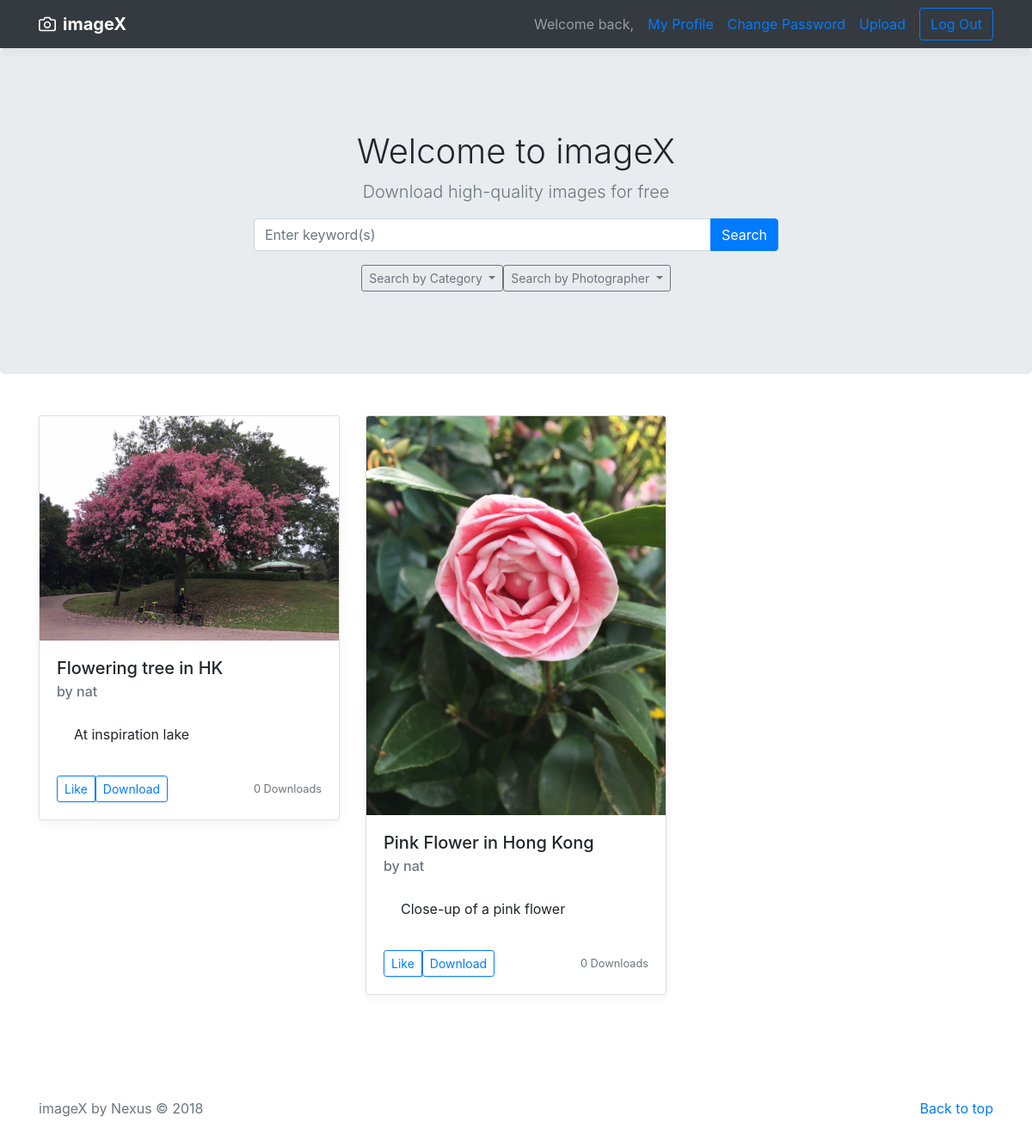
Screenshot of / (signed in) with the database file from the repository.
### search/models.py (models this page shows, shortened)
class Image(models.Model):
    img = models.ImageField(upload_to='')
    title = models.CharField(max_length=90)
    category = models.ForeignKey(Category, to_field='cat_name', on_delete=models.CASCADE)
    description = models.CharField(max_length=280)
    tag = models.ManyToManyField(Tag)
    photographer = models.ForeignKey(Member, on_delete=models.CASCADE)
    upload_date = models.DateField(default=datetime.date.today)
    num_of_downloads = models.IntegerField(default=0)

### accounts/models.py (models this page shows)
class Member(models.Model):
    username = models.OneToOneField(User, to_field='username', on_delete=models.CASCADE)
    daily_quota = models.IntegerField(default=4)
    def __str__(self):
        return str(self.username)

### search/views.py (the view)
# urls.py: path('', views.index, name='index'),
def index(request):
    all_images = Image.objects.all().order_by('-upload_date', '-id')
    all_cat = Category.CATEGORY
    all_photog = Member.objects.all()
    return render(request, 'index.html', {'images': all_images, 'all_cat': all_cat, 'all_photog': all_photog})

### templates/index.html (shortened to what this page needs)
{% extends "base.html" %}
{% block content %}
    <section class="jumbotron text-center mb-0">
        <div class="container">
            <h1 class="jumbotron-heading">Welcome to imageX</h1>
            <p class="lead text-muted">Download high-quality images for free</p>
            <p>
            <form method="get" action="/search/results/">
                <div class="input-group mb-3">
                    <input type="text" class="form-control" name="q"
                           placeholder="Enter keyword(s)"
                           aria-describedby="basic-addon2">
                    <div class="input-group-append">
                        <button type="submit" class="btn btn-primary"
                                aria-haspopup="true" aria-expanded="false">
                            Search
                        </button>
                    </div>
                </div>
            </form>
            </p>
            <div class="btn-group">
                <form method="get" action="/search/category/">
                    <div class="dropdown">
                        <button class="btn btn-outline-secondary btn-sm dropdown-toggle" type="button"
                                id="dropdownMenu2"
                                data-toggle="dropdown" aria-haspopup="true" aria-expanded="false">
                            Search by Category
                        </button>
                    </div>
                </form>
                <form method="get" action="/search/photographer/">
                    <div class="dropdown">
                        <button class="btn btn-outline-secondary btn-sm dropdown-toggle" type="button"
                                id="dropdownMenu3"
                                data-toggle="dropdown" aria-haspopup="true" aria-expanded="false">
                            Search by Photographer
                        </button>
                    </div>
                </form>
            </div>
        </div>
    </section>
    <div class="album py-5">
        <div class="container">
            <div class="row">
                {% for i in images %}
                    <div class="col-md-4">
                        <div class="card mb-4 box-shadow">
                            <img class="card-img-top"
                                 src="http://127.0.0.1:8000/images/{{ i.img }}"
                                 alt="{{ i.description }}"
                                 id="{{ i.img.name }}">
                            <div class="card-body">
                                <h5 class="card-title">{{ i.title }}</h5>
                                <h6 class="card-subtitle mb-2 text-muted">by {{ i.photographer.username }}</h6>
                                <p class="card-body">{{ i.description }}</p>
                                <div class="d-flex justify-content-between align-items-center">
                                    <div class="btn-group">
                                        <button type="button" class="btn btn-sm btn-outline-primary">Like</button>
                                        <form method="GET" action="/download/">
                                        <button type="submit" class="btn btn-sm btn-outline-primary" name="{{ i.img.name }}">Download</button>
                                        </form>
                                    </div>
                                    <small class="text-muted">{{ i.num_of_downloads }} Downloads</small>
                                </div>
                            </div>
                        </div>
                    </div>
                {% endfor %}
            </div>
        </div>
    </div>
{% endblock %}

### static/custom.css (style rules this page uses)
:root { --jumbotron-padding-y: 3rem; }
.jumbotron { padding-top: var(--jumbotron-padding-y); padding-bottom: var(--jumbotron-padding-y); margin-bottom: 0; background-color: #E9ECEF; }
@media (min-width: 768px) { .jumbotron { padding-top: calc(var(--jumbotron-padding-y) * 2); padding-bottom: calc(var(--jumbotron-padding-y) * 2); } }
.jumbotron-heading { font-weight: 300; }
.jumbotron .container { max-width: 40rem; }
.box-shadow { box-shadow: 0 .25rem .75rem rgba(0, 0, 0, .05); }

### rows the page displays
Image: img (picture), title "Flowering tree in HK", photographer.username "nat", description "At inspiration lake", num_of_downloads "0"
Image: img (picture), title "Pink Flower in Hong Kong", photographer.username "nat", description "Close-up of a pink flower", num_of_downloads "0"
